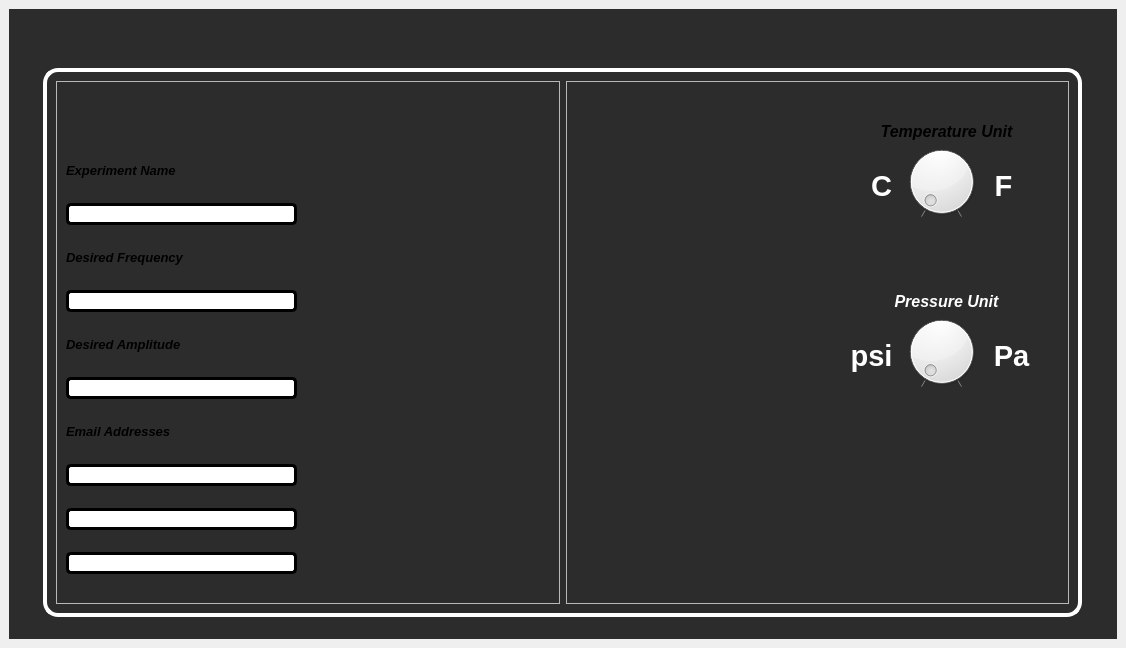
<?xml version="1.0" encoding="UTF-8"?>
<ui version="4.0">
 <class>MainWindow</class>
 <widget class="QMainWindow" name="MainWindow">
  <property name="geometry">
   <rect>
    <x>0</x>
    <y>0</y>
    <width>1126</width>
    <height>648</height>
   </rect>
  </property>
  <property name="windowTitle">
   <string>MainWindow</string>
  </property>
  <widget class="QWidget" name="centralwidget">
   <property name="autoFillBackground">
    <bool>false</bool>
   </property>
   <layout class="QHBoxLayout" name="horizontalLayout">
    <item>
     <widget class="QFrame" name="mainContainer">
      <property name="styleSheet">
       <string notr="true">#mainContainer{
background-color: rgb(44, 44, 44)
}</string>
      </property>
      <layout class="QGridLayout" name="gridLayout">
       <item row="0" column="0" alignment="Qt::AlignLeft">
        <widget class="QPushButton" name="pushButton">
         <property name="text">
          <string/>
         </property>
         <property name="icon">
          <iconset resource="../images.qrc">
           <normaloff>:/icons/icons/back.png</normaloff>:/icons/icons/back.png</iconset>
         </property>
         <property name="iconSize">
          <size>
           <width>20</width>
           <height>20</height>
          </size>
         </property>
         <property name="flat">
          <bool>true</bool>
         </property>
        </widget>
       </item>
       <item row="1" column="0">
        <widget class="QFrame" name="subContainer">
         <property name="sizePolicy">
          <sizepolicy hsizetype="Preferred" vsizetype="Preferred">
           <horstretch>0</horstretch>
           <verstretch>0</verstretch>
          </sizepolicy>
         </property>
         <property name="minimumSize">
          <size>
           <width>1039</width>
           <height>549</height>
          </size>
         </property>
         <property name="maximumSize">
          <size>
           <width>1039</width>
           <height>549</height>
          </size>
         </property>
         <property name="focusPolicy">
          <enum>Qt::NoFocus</enum>
         </property>
         <property name="whatsThis">
          <string/>
         </property>
         <property name="styleSheet">
          <string notr="true">#subContainer{
border: 4px solid white;
border-radius: 15px;
}</string>
         </property>
         <layout class="QHBoxLayout" name="horizontalLayout_2">
          <item>
           <widget class="QFrame" name="leftSide">
            <property name="minimumSize">
             <size>
              <width>504</width>
              <height>523</height>
             </size>
            </property>
            <property name="frameShape">
             <enum>QFrame::StyledPanel</enum>
            </property>
            <property name="frameShadow">
             <enum>QFrame::Raised</enum>
            </property>
            <widget class="QLineEdit" name="lineEdit_5">
             <property name="geometry">
              <rect>
               <x>10</x>
               <y>427</y>
               <width>231</width>
               <height>22</height>
              </rect>
             </property>
             <property name="minimumSize">
              <size>
               <width>231</width>
               <height>22</height>
              </size>
             </property>
             <property name="maximumSize">
              <size>
               <width>231</width>
               <height>22</height>
              </size>
             </property>
             <property name="styleSheet">
              <string notr="true">#lineEdit_5{
border: 3px solid black;
border-radius: 5px;
}</string>
             </property>
            </widget>
            <widget class="QLineEdit" name="lineEdit_6">
             <property name="geometry">
              <rect>
               <x>10</x>
               <y>471</y>
               <width>231</width>
               <height>22</height>
              </rect>
             </property>
             <property name="minimumSize">
              <size>
               <width>231</width>
               <height>22</height>
              </size>
             </property>
             <property name="maximumSize">
              <size>
               <width>231</width>
               <height>22</height>
              </size>
             </property>
             <property name="styleSheet">
              <string notr="true">#lineEdit_6{
border: 3px solid black;
border-radius: 5px;
}</string>
             </property>
            </widget>
            <widget class="QLineEdit" name="lineEdit_2">
             <property name="geometry">
              <rect>
               <x>10</x>
               <y>209</y>
               <width>231</width>
               <height>22</height>
              </rect>
             </property>
             <property name="minimumSize">
              <size>
               <width>231</width>
               <height>22</height>
              </size>
             </property>
             <property name="maximumSize">
              <size>
               <width>231</width>
               <height>22</height>
              </size>
             </property>
             <property name="styleSheet">
              <string notr="true">#lineEdit_2{
border: 3px solid black;
border-radius: 5px;
}</string>
             </property>
            </widget>
            <widget class="QLineEdit" name="lineEdit_4">
             <property name="geometry">
              <rect>
               <x>10</x>
               <y>383</y>
               <width>231</width>
               <height>22</height>
              </rect>
             </property>
             <property name="minimumSize">
              <size>
               <width>231</width>
               <height>22</height>
              </size>
             </property>
             <property name="maximumSize">
              <size>
               <width>231</width>
               <height>22</height>
              </size>
             </property>
             <property name="styleSheet">
              <string notr="true">#lineEdit_4{
border: 3px solid black;
border-radius: 5px;
}</string>
             </property>
            </widget>
            <widget class="QLineEdit" name="lineEdit">
             <property name="geometry">
              <rect>
               <x>10</x>
               <y>122</y>
               <width>231</width>
               <height>22</height>
              </rect>
             </property>
             <property name="minimumSize">
              <size>
               <width>231</width>
               <height>22</height>
              </size>
             </property>
             <property name="maximumSize">
              <size>
               <width>231</width>
               <height>22</height>
              </size>
             </property>
             <property name="styleSheet">
              <string notr="true">#lineEdit{
border: 3px solid black;
border-radius: 5px;
}</string>
             </property>
            </widget>
            <widget class="QLabel" name="label_2">
             <property name="geometry">
              <rect>
               <x>10</x>
               <y>79</y>
               <width>201</width>
               <height>21</height>
              </rect>
             </property>
             <property name="minimumSize">
              <size>
               <width>201</width>
               <height>21</height>
              </size>
             </property>
             <property name="maximumSize">
              <size>
               <width>231</width>
               <height>21</height>
              </size>
             </property>
             <property name="styleSheet">
              <string notr="true">#label_2{
color: &quot;white&quot;
}
</string>
             </property>
             <property name="text">
              <string>&lt;html&gt;&lt;head/&gt;&lt;body&gt;&lt;p&gt;&lt;span style=&quot; font-size:10pt; font-weight:700; font-style:italic;&quot;&gt;Experiment Name &lt;/span&gt;&lt;/p&gt;&lt;/body&gt;&lt;/html&gt;</string>
             </property>
            </widget>
            <widget class="QLineEdit" name="lineEdit_3">
             <property name="geometry">
              <rect>
               <x>10</x>
               <y>296</y>
               <width>231</width>
               <height>22</height>
              </rect>
             </property>
             <property name="minimumSize">
              <size>
               <width>231</width>
               <height>22</height>
              </size>
             </property>
             <property name="maximumSize">
              <size>
               <width>231</width>
               <height>22</height>
              </size>
             </property>
             <property name="styleSheet">
              <string notr="true">#lineEdit_3{
border: 3px solid black;
border-radius: 5px;
}</string>
             </property>
            </widget>
            <widget class="QLabel" name="label_7">
             <property name="geometry">
              <rect>
               <x>10</x>
               <y>0</y>
               <width>31</width>
               <height>31</height>
              </rect>
             </property>
             <property name="minimumSize">
              <size>
               <width>31</width>
               <height>31</height>
              </size>
             </property>
             <property name="maximumSize">
              <size>
               <width>31</width>
               <height>31</height>
              </size>
             </property>
             <property name="text">
              <string/>
             </property>
             <property name="pixmap">
              <pixmap resource="../images.qrc">:/icons/icons/settings.svg</pixmap>
             </property>
            </widget>
            <widget class="QLabel" name="label_3">
             <property name="geometry">
              <rect>
               <x>10</x>
               <y>166</y>
               <width>201</width>
               <height>21</height>
              </rect>
             </property>
             <property name="minimumSize">
              <size>
               <width>201</width>
               <height>21</height>
              </size>
             </property>
             <property name="maximumSize">
              <size>
               <width>231</width>
               <height>21</height>
              </size>
             </property>
             <property name="styleSheet">
              <string notr="true">#label_3{
color: &quot;white&quot;
}
</string>
             </property>
             <property name="text">
              <string>&lt;html&gt;&lt;head/&gt;&lt;body&gt;&lt;p&gt;&lt;span style=&quot; font-size:10pt; font-weight:700; font-style:italic;&quot;&gt;Desired Frequency&lt;/span&gt;&lt;/p&gt;&lt;/body&gt;&lt;/html&gt;</string>
             </property>
            </widget>
            <widget class="QLabel" name="label_5">
             <property name="geometry">
              <rect>
               <x>10</x>
               <y>340</y>
               <width>201</width>
               <height>21</height>
              </rect>
             </property>
             <property name="minimumSize">
              <size>
               <width>201</width>
               <height>21</height>
              </size>
             </property>
             <property name="maximumSize">
              <size>
               <width>231</width>
               <height>21</height>
              </size>
             </property>
             <property name="styleSheet">
              <string notr="true">#label_5{
color: &quot;white&quot;
}
</string>
             </property>
             <property name="text">
              <string>&lt;html&gt;&lt;head/&gt;&lt;body&gt;&lt;p&gt;&lt;span style=&quot; font-size:10pt; font-weight:700; font-style:italic;&quot;&gt;Email Addresses&lt;/span&gt;&lt;/p&gt;&lt;/body&gt;&lt;/html&gt;</string>
             </property>
            </widget>
            <widget class="QLabel" name="label_4">
             <property name="geometry">
              <rect>
               <x>10</x>
               <y>253</y>
               <width>201</width>
               <height>21</height>
              </rect>
             </property>
             <property name="minimumSize">
              <size>
               <width>201</width>
               <height>21</height>
              </size>
             </property>
             <property name="maximumSize">
              <size>
               <width>231</width>
               <height>21</height>
              </size>
             </property>
             <property name="styleSheet">
              <string notr="true">#label_4{
color: &quot;white&quot;
}
</string>
             </property>
             <property name="text">
              <string>&lt;html&gt;&lt;head/&gt;&lt;body&gt;&lt;p&gt;&lt;span style=&quot; font-size:10pt; font-weight:700; font-style:italic;&quot;&gt;Desired Amplitude&lt;/span&gt;&lt;/p&gt;&lt;/body&gt;&lt;/html&gt;</string>
             </property>
            </widget>
            <widget class="QLabel" name="label">
             <property name="geometry">
              <rect>
               <x>220</x>
               <y>70</y>
               <width>21</width>
               <height>41</height>
              </rect>
             </property>
             <property name="sizePolicy">
              <sizepolicy hsizetype="Fixed" vsizetype="Fixed">
               <horstretch>0</horstretch>
               <verstretch>0</verstretch>
              </sizepolicy>
             </property>
             <property name="maximumSize">
              <size>
               <width>21</width>
               <height>41</height>
              </size>
             </property>
             <property name="text">
              <string>&lt;html&gt;&lt;head/&gt;&lt;body&gt;&lt;p&gt;&lt;img src=&quot;:/icons/icons/name.png&quot;/&gt;&lt;/p&gt;&lt;/body&gt;&lt;/html&gt;</string>
             </property>
            </widget>
            <widget class="QLabel" name="label_6">
             <property name="geometry">
              <rect>
               <x>220</x>
               <y>160</y>
               <width>21</width>
               <height>41</height>
              </rect>
             </property>
             <property name="sizePolicy">
              <sizepolicy hsizetype="Fixed" vsizetype="Fixed">
               <horstretch>0</horstretch>
               <verstretch>0</verstretch>
              </sizepolicy>
             </property>
             <property name="maximumSize">
              <size>
               <width>21</width>
               <height>41</height>
              </size>
             </property>
             <property name="text">
              <string>&lt;html&gt;&lt;head/&gt;&lt;body&gt;&lt;p&gt;&lt;img src=&quot;:/icons/icons/freq.png&quot;/&gt;&lt;/p&gt;&lt;/body&gt;&lt;/html&gt;</string>
             </property>
            </widget>
            <widget class="QLabel" name="label_8">
             <property name="geometry">
              <rect>
               <x>220</x>
               <y>245</y>
               <width>21</width>
               <height>41</height>
              </rect>
             </property>
             <property name="sizePolicy">
              <sizepolicy hsizetype="Fixed" vsizetype="Fixed">
               <horstretch>0</horstretch>
               <verstretch>0</verstretch>
              </sizepolicy>
             </property>
             <property name="maximumSize">
              <size>
               <width>21</width>
               <height>41</height>
              </size>
             </property>
             <property name="text">
              <string>&lt;html&gt;&lt;head/&gt;&lt;body&gt;&lt;p&gt;&lt;img src=&quot;:/icons/icons/amp.png&quot;/&gt;&lt;/p&gt;&lt;/body&gt;&lt;/html&gt;</string>
             </property>
            </widget>
            <widget class="QLabel" name="label_9">
             <property name="geometry">
              <rect>
               <x>215</x>
               <y>330</y>
               <width>30</width>
               <height>41</height>
              </rect>
             </property>
             <property name="sizePolicy">
              <sizepolicy hsizetype="Fixed" vsizetype="Fixed">
               <horstretch>0</horstretch>
               <verstretch>0</verstretch>
              </sizepolicy>
             </property>
             <property name="maximumSize">
              <size>
               <width>30</width>
               <height>41</height>
              </size>
             </property>
             <property name="text">
              <string>&lt;html&gt;&lt;head/&gt;&lt;body&gt;&lt;p&gt;&lt;img src=&quot;:/icons/icons/mail.png&quot;/&gt;&lt;/p&gt;&lt;/body&gt;&lt;/html&gt;</string>
             </property>
            </widget>
            <widget class="QPushButton" name="pushButton_2">
             <property name="geometry">
              <rect>
               <x>100</x>
               <y>495</y>
               <width>41</width>
               <height>31</height>
              </rect>
             </property>
             <property name="text">
              <string/>
             </property>
             <property name="icon">
              <iconset>
               <normaloff>../icons/plus-circle.svg</normaloff>../icons/plus-circle.svg</iconset>
             </property>
             <property name="iconSize">
              <size>
               <width>25</width>
               <height>25</height>
              </size>
             </property>
             <property name="flat">
              <bool>true</bool>
             </property>
            </widget>
           </widget>
          </item>
          <item>
           <widget class="QFrame" name="rightSide">
            <property name="minimumSize">
             <size>
              <width>503</width>
              <height>523</height>
             </size>
            </property>
            <property name="styleSheet">
             <string notr="true"/>
            </property>
            <property name="frameShape">
             <enum>QFrame::StyledPanel</enum>
            </property>
            <property name="frameShadow">
             <enum>QFrame::Raised</enum>
            </property>
            <widget class="QDial" name="dial">
             <property name="geometry">
              <rect>
               <x>310</x>
               <y>60</y>
               <width>131</width>
               <height>81</height>
              </rect>
             </property>
             <property name="maximum">
              <number>1</number>
             </property>
             <property name="pageStep">
              <number>1</number>
             </property>
             <property name="orientation">
              <enum>Qt::Horizontal</enum>
             </property>
             <property name="invertedAppearance">
              <bool>false</bool>
             </property>
             <property name="invertedControls">
              <bool>false</bool>
             </property>
             <property name="notchesVisible">
              <bool>true</bool>
             </property>
            </widget>
            <widget class="QDial" name="dial_2">
             <property name="geometry">
              <rect>
               <x>310</x>
               <y>230</y>
               <width>131</width>
               <height>81</height>
              </rect>
             </property>
             <property name="maximum">
              <number>1</number>
             </property>
             <property name="pageStep">
              <number>1</number>
             </property>
             <property name="notchesVisible">
              <bool>true</bool>
             </property>
            </widget>
            <widget class="QLabel" name="label_13">
             <property name="geometry">
              <rect>
               <x>280</x>
               <y>40</y>
               <width>201</width>
               <height>21</height>
              </rect>
             </property>
             <property name="minimumSize">
              <size>
               <width>201</width>
               <height>21</height>
              </size>
             </property>
             <property name="maximumSize">
              <size>
               <width>231</width>
               <height>21</height>
              </size>
             </property>
             <property name="styleSheet">
              <string notr="true">#label_13{
color: &quot;white&quot;
}
</string>
             </property>
             <property name="text">
              <string>&lt;html&gt;&lt;head/&gt;&lt;body&gt;&lt;p align=&quot;center&quot;&gt;&lt;span style=&quot; font-size:12pt; font-weight:700; font-style:italic;&quot;&gt;Temperature Unit&lt;/span&gt;&lt;/p&gt;&lt;/body&gt;&lt;/html&gt;</string>
             </property>
            </widget>
            <widget class="QLabel" name="label_14">
             <property name="geometry">
              <rect>
               <x>290</x>
               <y>80</y>
               <width>51</width>
               <height>51</height>
              </rect>
             </property>
             <property name="minimumSize">
              <size>
               <width>0</width>
               <height>0</height>
              </size>
             </property>
             <property name="maximumSize">
              <size>
               <width>16777215</width>
               <height>16777215</height>
              </size>
             </property>
             <property name="styleSheet">
              <string notr="true">#label_13{
color: &quot;white&quot;
}
</string>
             </property>
             <property name="text">
              <string>&lt;html&gt;&lt;head/&gt;&lt;body&gt;&lt;p align=&quot;center&quot;&gt;&lt;span style=&quot; font-size:22pt; font-weight:700; color:#ffffff;&quot;&gt;C&lt;/span&gt;&lt;/p&gt;&lt;/body&gt;&lt;/html&gt;</string>
             </property>
            </widget>
            <widget class="QLabel" name="label_15">
             <property name="geometry">
              <rect>
               <x>412</x>
               <y>80</y>
               <width>51</width>
               <height>51</height>
              </rect>
             </property>
             <property name="minimumSize">
              <size>
               <width>0</width>
               <height>0</height>
              </size>
             </property>
             <property name="maximumSize">
              <size>
               <width>16777215</width>
               <height>16777215</height>
              </size>
             </property>
             <property name="styleSheet">
              <string notr="true">#label_13{
color: &quot;white&quot;
}
</string>
             </property>
             <property name="text">
              <string>&lt;html&gt;&lt;head/&gt;&lt;body&gt;&lt;p align=&quot;center&quot;&gt;&lt;span style=&quot; font-size:22pt; font-weight:700; color:#ffffff;&quot;&gt;F&lt;/span&gt;&lt;/p&gt;&lt;/body&gt;&lt;/html&gt;</string>
             </property>
            </widget>
            <widget class="QLabel" name="label_16">
             <property name="geometry">
              <rect>
               <x>280</x>
               <y>210</y>
               <width>201</width>
               <height>21</height>
              </rect>
             </property>
             <property name="minimumSize">
              <size>
               <width>201</width>
               <height>21</height>
              </size>
             </property>
             <property name="maximumSize">
              <size>
               <width>231</width>
               <height>21</height>
              </size>
             </property>
             <property name="styleSheet">
              <string notr="true">#label_13{
color: &quot;white&quot;
}
</string>
             </property>
             <property name="text">
              <string>&lt;html&gt;&lt;head/&gt;&lt;body&gt;&lt;p align=&quot;center&quot;&gt;&lt;span style=&quot; font-size:12pt; font-weight:700; font-style:italic; color:#ffffff;&quot;&gt;Pressure Unit&lt;/span&gt;&lt;/p&gt;&lt;/body&gt;&lt;/html&gt;</string>
             </property>
            </widget>
            <widget class="QLabel" name="label_17">
             <property name="geometry">
              <rect>
               <x>280</x>
               <y>250</y>
               <width>51</width>
               <height>51</height>
              </rect>
             </property>
             <property name="minimumSize">
              <size>
               <width>0</width>
               <height>0</height>
              </size>
             </property>
             <property name="maximumSize">
              <size>
               <width>16777215</width>
               <height>16777215</height>
              </size>
             </property>
             <property name="styleSheet">
              <string notr="true">#label_13{
color: &quot;white&quot;
}
</string>
             </property>
             <property name="text">
              <string>&lt;html&gt;&lt;head/&gt;&lt;body&gt;&lt;p align=&quot;center&quot;&gt;&lt;span style=&quot; font-size:22pt; font-weight:700; color:#ffffff;&quot;&gt;psi&lt;/span&gt;&lt;/p&gt;&lt;/body&gt;&lt;/html&gt;</string>
             </property>
            </widget>
            <widget class="QLabel" name="label_18">
             <property name="geometry">
              <rect>
               <x>420</x>
               <y>250</y>
               <width>51</width>
               <height>51</height>
              </rect>
             </property>
             <property name="minimumSize">
              <size>
               <width>0</width>
               <height>0</height>
              </size>
             </property>
             <property name="maximumSize">
              <size>
               <width>16777215</width>
               <height>16777215</height>
              </size>
             </property>
             <property name="styleSheet">
              <string notr="true">#label_13{
color: &quot;white&quot;
}
</string>
             </property>
             <property name="text">
              <string>&lt;html&gt;&lt;head/&gt;&lt;body&gt;&lt;p align=&quot;center&quot;&gt;&lt;span style=&quot; font-size:22pt; font-weight:700; color:#ffffff;&quot;&gt;Pa&lt;/span&gt;&lt;/p&gt;&lt;/body&gt;&lt;/html&gt;</string>
             </property>
            </widget>
            <widget class="QPushButton" name="pushButton_3">
             <property name="geometry">
              <rect>
               <x>270</x>
               <y>380</y>
               <width>211</width>
               <height>61</height>
              </rect>
             </property>
             <property name="text">
              <string/>
             </property>
             <property name="icon">
              <iconset resource="../images.qrc">
               <normaloff>:/images/images/export data.png</normaloff>:/images/images/export data.png</iconset>
             </property>
             <property name="iconSize">
              <size>
               <width>201</width>
               <height>71</height>
              </size>
             </property>
             <property name="flat">
              <bool>true</bool>
             </property>
            </widget>
            <widget class="QPushButton" name="pushButton_4">
             <property name="geometry">
              <rect>
               <x>270</x>
               <y>450</y>
               <width>211</width>
               <height>61</height>
              </rect>
             </property>
             <property name="text">
              <string/>
             </property>
             <property name="icon">
              <iconset resource="../images.qrc">
               <normaloff>:/images/images/save changes.png</normaloff>:/images/images/save changes.png</iconset>
             </property>
             <property name="iconSize">
              <size>
               <width>201</width>
               <height>71</height>
              </size>
             </property>
             <property name="flat">
              <bool>true</bool>
             </property>
            </widget>
           </widget>
          </item>
         </layout>
        </widget>
       </item>
      </layout>
     </widget>
    </item>
   </layout>
  </widget>
 </widget>
 <resources>
  <include location="../images.qrc"/>
 </resources>
 <connections/>
</ui>
